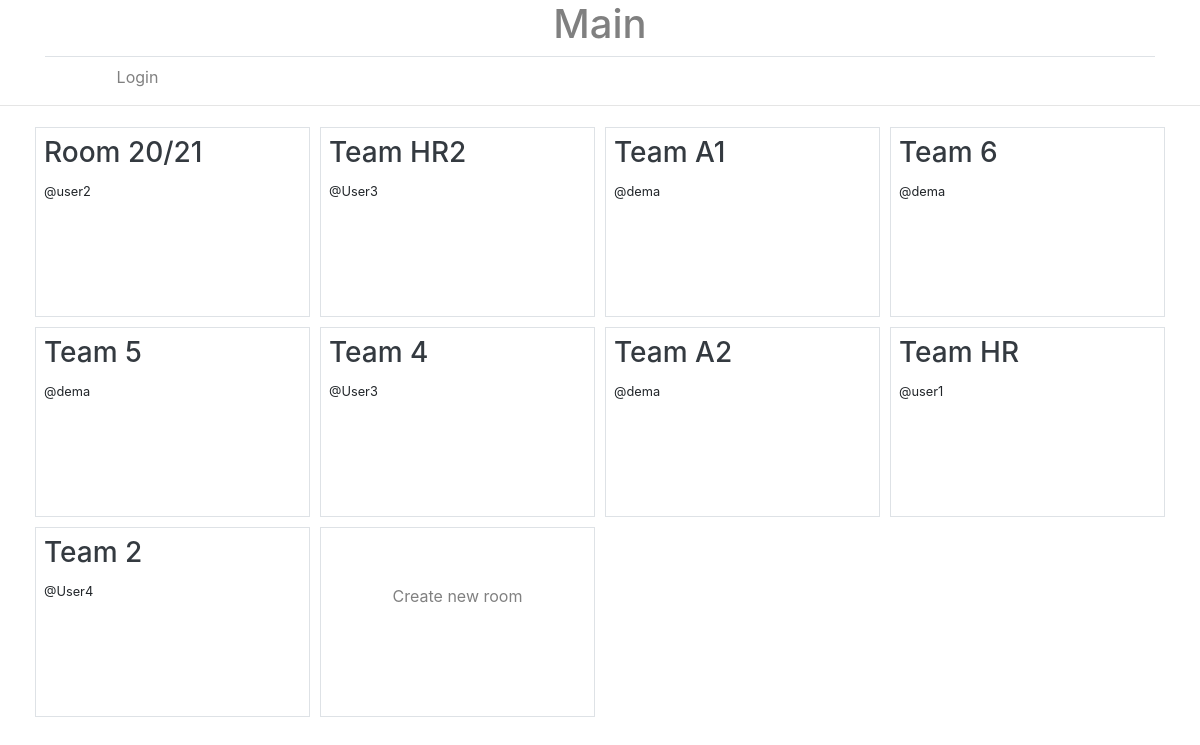
The app's page /, older data.
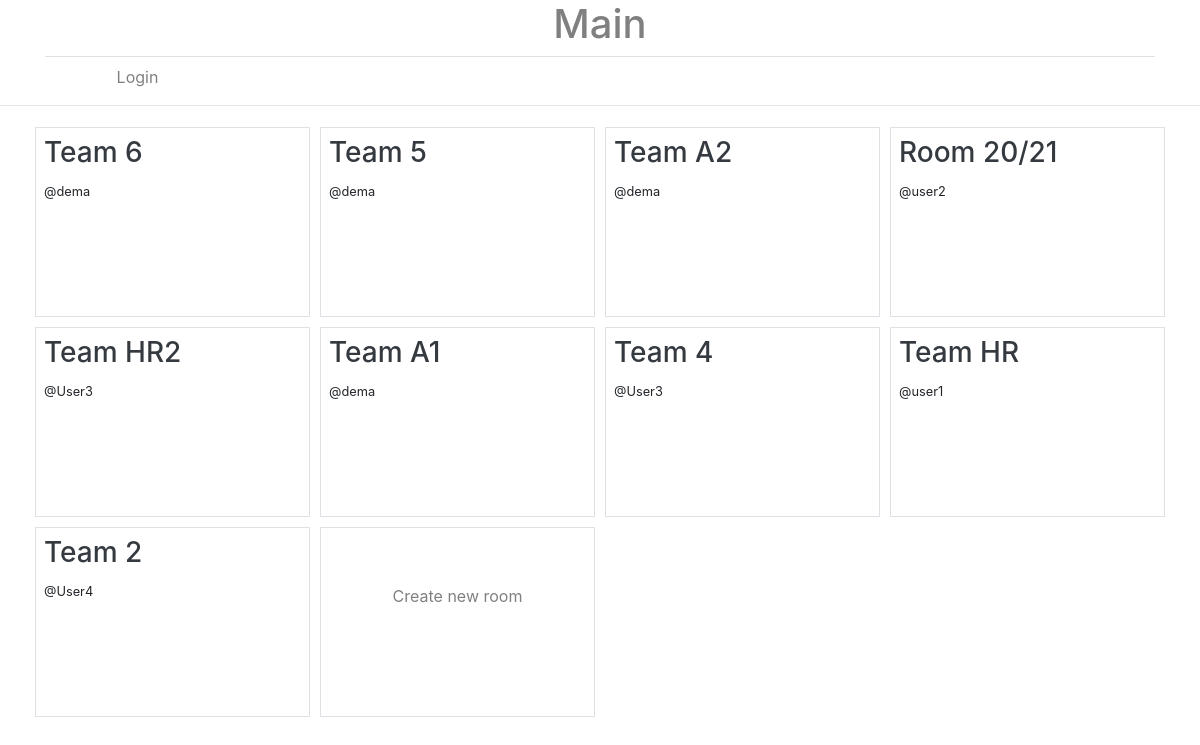
The same page, newer data.
### base/models.py (models this page shows, shortened)
class Room(models.Model):
    host = models.ForeignKey(User, on_delete=models.SET_NULL, null=True)
    topic = models.ForeignKey(Topic, on_delete=models.SET_NULL, null=True)
    name = models.CharField(max_length=200)
    description = models.TextField(null=True, blank=True)
    participants = models.ManyToManyField(User, related_name='participants')
    updated = models.DateTimeField(auto_now=True)
    createed = models.DateTimeField(auto_now_add=True)
    class Meta:
        ordering = ['-updated', '-createed']

### base/views.py (the view)
# urls.py: path('', views.home, name='home'),
def home(request):
    topics = Topic.objects.all()
    rooms = Room.objects.all()
    context = {'rooms': rooms, 'topics': topics}
    return render(request, 'base/home.html', context)

### base/templates/base/home.html (shortened to what this page needs)
{% extends 'main.html' %}
{% load static %}
{% block content %}
<div class="container">
    <div class="row">
    {% for room in rooms %}
        <div class="col-lg-3 col-md-6 justify-content-center" style="height: 200px; padding: 5px;">
            <div class="border justify-content-center" style="padding: 8px; height: 100%;">
                <h3><a class="text-dark" href="{% url 'rooms' room.id %}">{{room.name}}</a></h3>
                <small>@{{room.host}}</small>
            </div>
        </div>
    {% endfor %}
        <div class="col-lg-3 col-md-6" style="height: 200px; padding: 5px;">
            <div class="border d-flex justify-content-center" style="padding: 8px; height: 100%; top: 50%;">
                <medium class="mt-5"><a href="{% url 'create-room' %}">Create new room</a></medium>
            </div>
        </div>
    </div>
</div>
{% endblock content %}

### templates/main.html (shortened to what this page needs)
{% load static %}
<!DOCTYPE html>
<html lang="en">
<head>
        <link rel="stylesheet" href="https://stackpath.bootstrapcdn.com/bootstrap/4.1.3/css/bootstrap.min.css">
        <link rel="stylesheet" type="text/css" href="{% static 'css/style.css' %}">
</head>
<body>
  <div class="container">
      <div class="justify-content-center">
          <div class="col-12 d-flex justify-content-center border-bottom">
              <h1><a href="/">Main</a></h1>
          </div>
          <div class="col-2 d-flex justify-content-center mt-2">
              {% if request.user.is_authenticated %}
            <div style="float: right;">
                {{ request.user }}
            </div>
                <a href="{% url 'logout' %}">Logout</a>
                {% else %}
                <a href="{% url 'login' %}">Login</a>
                {% endif %}
          </div>
      </div>
      </div>
  <hr>
  {% block content %}
  {% endblock content %}
</body>
</html>

### static/css/style.css (style rules this page uses)
body { fonts-color: black; }
a:link { color: grey; }
h3 { color: black; }

Row changes from the older to the newer data that the page shows:
changed Room "Team 6": moves up the list
changed Room "Team 5": moves up the list
changed Room "Team A2": moves up the list
